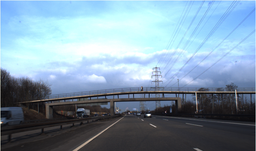
#> input picture path_img/00000.ppm, 256 x 151 px, shrunk from 1360 x 800 before the run
$ python main.py
#> lines starting #> are read from the running program, lines starting #| are printed output that depends on the picture
import numpy as np
import matplotlib.pyplot as plt
from PIL import Image

image = Image.open("../path_img/00000.ppm")
#> image is the input picture: PIL image 256x151 RGB; mean R, G, B 125.9, 149.8, 167.5
image_array = np.array(image)
print('image :', image_array)
#> (printed output is left out)
print('classe :', type(image_array))
#| classe : <class 'numpy.ndarray'>
print('type :', image_array.dtype)
#| type : uint8
print('taille :', image_array.shape)
#| taille : (151, 256, 3)
print('modifiable :', image_array.flags.writeable)
#| modifiable : True
print('image area', image_array[0][0])
#| image area [196 219 245]
# plt.imshow(image_array)
# plt.show()

def determine_k_grayscale(tab_rgb):
    k = 0
    gray_tab_rgb = []
    print('int', tab_rgb)
    if tab_rgb[0] != 0 or tab_rgb[1] != 0 or tab_rgb[2] != 0:
        k = (tab_rgb[0] + tab_rgb[1] + tab_rgb[2])/3

        for elt in tab_rgb:
            if elt != 0:
                b = k/elt
                gray_tab_rgb.append(b * elt)
            else:
                gray_tab_rgb.append(elt)
    print('out', gray_tab_rgb)
    return gray_tab_rgb

def new_numpy_img(old_image):
    image = old_image
    print(len(old_image))
#| 151
    for i in range(len(old_image)):
        for j in range(len(old_image[i])):
            image[i][j]= determine_k_grayscale(old_image[i][j])
#> this loop made 151 passes
#> (printed output is left out)
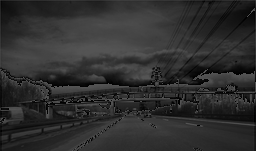
#> image: shape (151, 256, 3); mean R, G, B 46.5, 46.5, 46.5
    return image


imag = new_numpy_img(image_array)
plt.imshow(imag)
plt.show()
